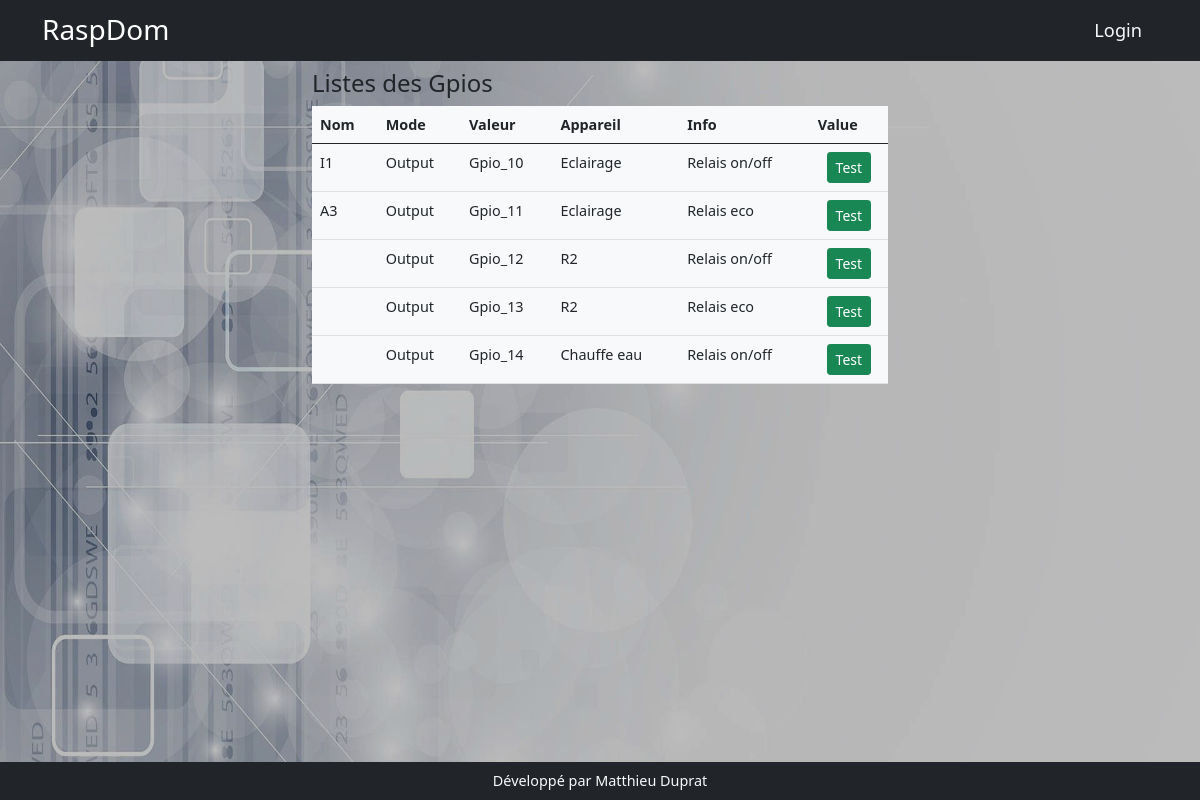
Page /gpios on the earlier database version.
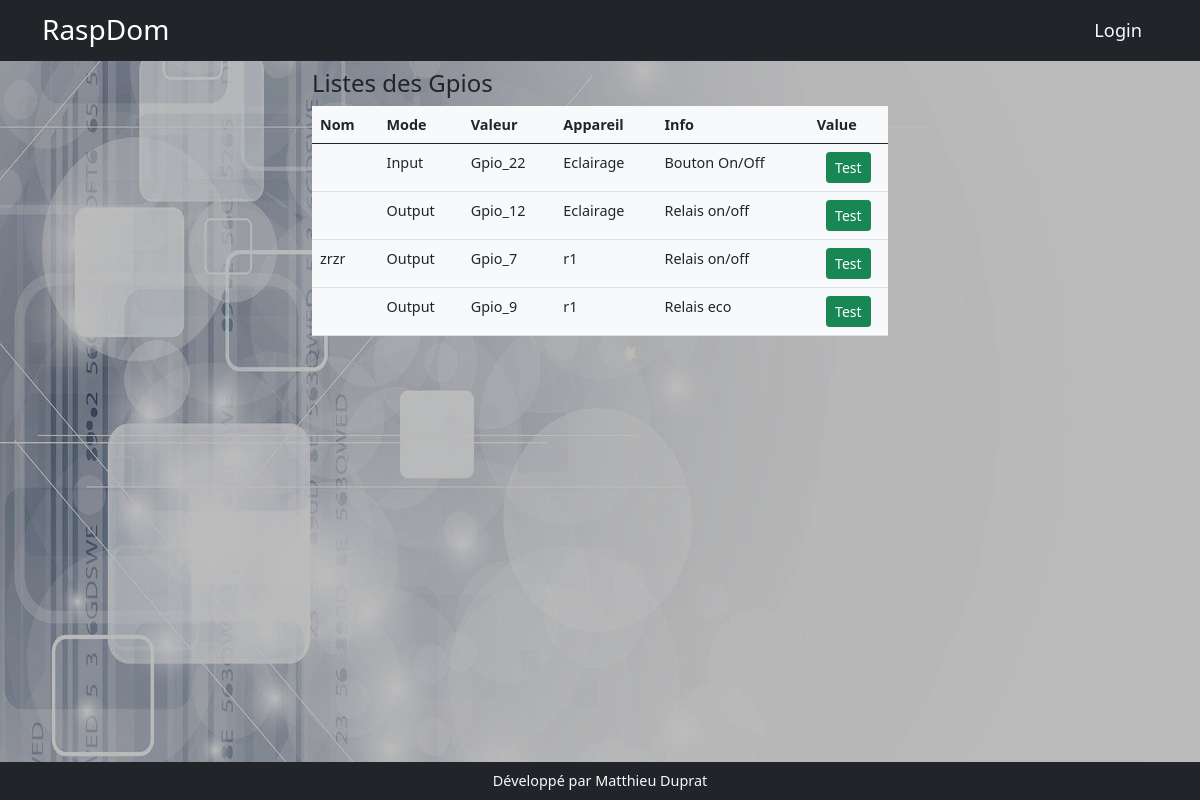
Same page on the later database version.
### models.py (models this page shows, shortened)
class Gpio(db.Model):
    id = db.Column(db.Integer, primary_key=True)
    nom = db.Column(db.String(200))
    mode = db.Column(db.String(10))
    valeur = db.Column(db.String(10))
    info = db.Column(db.String(200))
    appareil_id = db.Column(db.Integer, db.ForeignKey('appareil.id'), nullable=True, default='')

class Appareil(db.Model):
    id = db.Column(db.Integer, primary_key=True)
    nom = db.Column(db.String(200))
    description = db.Column(db.String(200))
    categorieappareil = db.Column(db.String(200), nullable=True)
    sortie = db.Column(db.String(200), nullable=True)
    image = db.Column(db.String(200), nullable=True)
    gpios = db.relationship('Gpio', backref='appareil', lazy=True)
    order_gpio = db.Column(db.String(200))
    nbre_gpio = db.Column(db.Integer)
    programmations = db.relationship('Programmation', backref='appareil_programmation', lazy=True)
    mode_de_marche = db.relationship('ModeDeMarche',  uselist=False,  backref='appareil_mode_de_marche', lazy=True)
    auto = db.relationship('Auto', uselist=False, backref='appareil_auto', lazy=True)
    sonde_id = db.Column(db.Integer, db.ForeignKey('sonde.id'))
    sonde = db.relationship('Sonde', uselist=False, backref='appareil_sonde', lazy=True)
    manuel = db.relationship('Manuel', uselist=False, backref='appareil_ordre', lazy=True)
    label = db.Column(db.String(250))
    sonde_actived = db.Column(db.Boolean,default=False, nullable=False)
    mf = db.relationship('Mf',  cascade="delete",uselist=False, backref='app_mf', lazy=True)

### app.py (the view)
@app.route('/gpios')
def gpios():
    gpios_list = Gpio.query.order_by('appareil_id', 'mode').all()
    return render_template('gpio/gpios.html', gpio_list=gpios_list)

### templates/gpio/gpios.html
{% extends 'base.html' %}
{% block content %}
<div class="row">
    <div class="col-md-6 mx-auto ">
        <h4>Listes des Gpios</h4>
        <table class="table bg-light">
            <thead>
                <tr>
                    <th>Nom</th>
                    <th>Mode</th>
                    <th>Valeur</th>
                    <th>Appareil</th>
                    <th>Info</th>
                    <th>Value</th>
                </tr>
            </thead>
            <tbody>{% for gpio in gpio_list %}
                <tr>
                    <td>{{gpio.nom}}</td>
                    <td>{{gpio.mode}}</td>
                    <td>{{ gpio.valeur}}</td>
                    <td>{{ gpio.appareil.nom}}</td>
                    <td>{{ gpio.info}}</td>
                    <td class="mx-auto text-center">{% if gpio.mode=='input'%}<input class="form-control mx-auto " style="width: 5rem;" type="text" id="gpio_{{gpio.id}}">{% else %}<button class="btn btn-success btn-sm">Test</button>{% endif %}</td>
                </tr>{% endfor %}
            </tbody>
        </table>
    </div>
</div>
{% endblock %}

### templates/base.html (shortened to what this page needs)
<!DOCTYPE html>
<html lang="fr">
    <head>
        <link href="{{ url_for('static', filename='css/styles.css') }}" rel="stylesheet" />
    </head>
    <body>
    <img id="img-bck" src="{{ url_for('static', filename='assets/domo.jpg') }}">
        <nav class="navbar navbar-expand-lg navbar-dark bg-dark">
            <div class="container">
                <a class="navbar-brand" href="{{url_for('index')}}">
          <span class="h3">RaspDom</span></a>
                {% if not current_user.is_authenticated %}
                <div class="nav-item text-light active" style="font-size:1.3rem" >
                    <small><a class="nav-link text-light active" aria-current="page" href="{{url_for('login')}}">Login</a></small>
                </div>
                {% endif %}
            </div>
        </nav>
        <div class="container-fluid pt-2" style="max-height:84vh; overflow:auto">
            {% block content %}
            {% endblock %}
        </div>
        <div class="bg-dark text-light text-center py-2" style="position:absolute; width:100%; bottom:0px">
            Développé par Matthieu Duprat
        </div>
    </body>
</html>

Differences in the rows shown:
removed Gpio: nom "I1", mode "Output", valeur "Gpio_10", appareil.nom "Eclairage", info "Relais on/off", shows "Test"
removed Gpio: nom "A3", mode "Output", valeur "Gpio_11", appareil.nom "Eclairage", info "Relais eco", shows "Test"
changed Gpio: mode "Output" → "Input"; valeur "Gpio_12" → "Gpio_22"; appareil.nom "R2" → "Eclairage"; info "Relais on/off" → "Bouton On/Off"
changed Gpio: valeur "Gpio_13" → "Gpio_12"; appareil.nom "R2" → "Eclairage"; info "Relais eco" → "Relais on/off"
changed Gpio: nom (not shown) → "zrzr"; valeur "Gpio_14" → "Gpio_7"; appareil.nom "Chauffe eau" → "r1"
added Gpio: mode "Output", valeur "Gpio_9", appareil.nom "r1", info "Relais eco", shows "Test"
